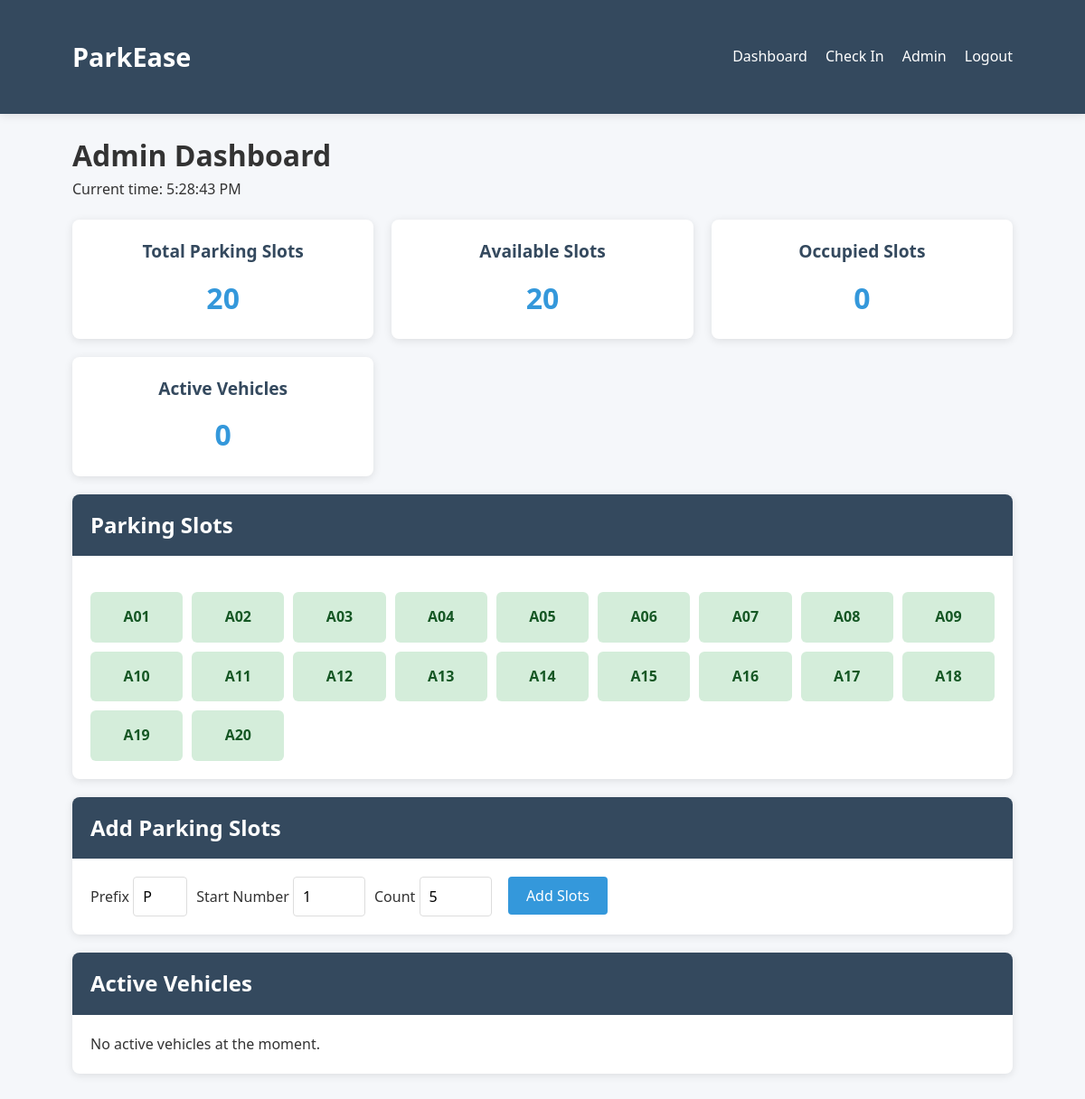
The page /admin (signed in) on the database its author committed.
### tables this page shows
CREATE TABLE parking_slots (
        id INTEGER PRIMARY KEY AUTOINCREMENT,
        slot_number TEXT UNIQUE NOT NULL,
        status TEXT NOT NULL DEFAULT 'available',
        vehicle_id INTEGER DEFAULT NULL
    );

### app.py (the view)
@app.route('/admin', methods=['GET'])
@login_required
@admin_required
def admin():
    conn = sqlite3.connect('parking_system.db')
    conn.row_factory = sqlite3.Row
    cursor = conn.cursor()
    cursor.execute("""
        SELECT * FROM parking_slots ORDER BY slot_number
    """)
    slots = cursor.fetchall()
    cursor.execute("""
        SELECT v.*, u.name as user_name, p.slot_number
        FROM vehicles v
        JOIN users u ON v.user_id = u.id
        JOIN parking_slots p ON v.parking_slot_id = p.id
        WHERE v.check_out_time IS NULL
    """)
    active_vehicles = cursor.fetchall()
    conn.close()
    return render_template('admin.html', slots=slots, active_vehicles=active_vehicles)

### app.py (called while the page is built)
def login_required(f):
    @wraps(f)
    def decorated_function(*args, **kwargs):
        if 'user_id' not in session:
            flash('Please login first', 'danger')
            return redirect(url_for('login'))
        return f(*args, **kwargs)
    return decorated_function

def admin_required(f):
    @wraps(f)
    def decorated_function(*args, **kwargs):
        if 'is_admin' not in session or session['is_admin'] != 1:
            flash('Admin access required', 'danger')
            return redirect(url_for('index'))
        return f(*args, **kwargs)
    return decorated_function

### templates/admin.html (shortened to what this page needs)
<!DOCTYPE html>
<html lang="en">
<head>
    <link rel="stylesheet" href="/static/css/style.css">
</head>
<body>
    <header class="header">
        <div class="container">
            <a href="{{ url_for('dashboard') }}" class="logo">ParkEase</a>
            <ul class="nav-links">
                <li><a href="{{ url_for('dashboard') }}">Dashboard</a></li>
                <li><a href="{{ url_for('check_in') }}">Check In</a></li>
                <li><a href="{{ url_for('admin') }}">Admin</a></li>
                <li><a href="{{ url_for('logout') }}">Logout</a></li>
            </ul>
        </div>
    </header>
    <div class="container">
        <h1>Admin Dashboard</h1>
        <p>Current time: <span id="current-time"></span></p>
        <div class="dashboard-grid">
            <div class="stats-card">
                <h3>Total Parking Slots</h3>
                <div class="number">{{ slots|length }}</div>
            </div>
            <div class="stats-card">
                <h3>Available Slots</h3>
                <div class="number">{{ slots|selectattr('status', 'equalto', 'available')|list|length }}</div>
            </div>
            <div class="stats-card">
                <h3>Occupied Slots</h3>
                <div class="number">{{ slots|selectattr('status', 'equalto', 'occupied')|list|length }}</div>
            </div>
            <div class="stats-card">
                <h3>Active Vehicles</h3>
                <div class="number">{{ active_vehicles|length }}</div>
            </div>
        </div>
        <div class="card">
            <div class="card-header">
                <h2>Parking Slots</h2>
            </div>
            <div class="card-body">
                <div id="parking-grid" class="parking-grid">
                    {% for slot in slots %}
                    <div id="slot-{{ slot.id }}" class="parking-slot slot-{{ slot.status }}" data-status="{{ slot.status }}">
                        {{ slot.slot_number }}
                    </div>
                    {% endfor %}
                </div>
            </div>
        </div>
        <div class="card">
            <div class="card-header">
                <h2>Add Parking Slots</h2>
            </div>
            <div class="card-body">
                <form action="{{ url_for('add_slots') }}" method="post" class="form-inline">
                    <div style="display: flex; gap: 10px; flex-wrap: wrap;">
                        <div>
                            <label for="prefix">Prefix</label>
                            <input type="text" id="prefix" name="prefix" class="form-control" value="P" required style="width: 60px;">
                        </div>
                        <div>
                            <label for="start_num">Start Number</label>
                            <input type="number" id="start_num" name="start_num" class="form-control" value="1" min="1" required style="width: 80px;">
                        </div>
                        <div>
                            <label for="count">Count</label>
                            <input type="number" id="count" name="count" class="form-control" value="5" min="1" max="100" required style="width: 80px;">
                        </div>
                        <div>
                            <label>&nbsp;</label>
                            <button type="submit" class="btn">Add Slots</button>
                        </div>
                    </div>
                </form>
            </div>
        </div>
        <div class="card">
            <div class="card-header">
                <h2>Active Vehicles</h2>
            </div>
            <div class="card-body">
                {% if active_vehicles %}
                <table class="table">
                    <thead>
                        <tr>
                            <th>License Plate</th>
                            <th>Type</th>
                            <th>User</th>
                            <th>Parking Slot</th>
                            <th>Check-In Time</th>
                        </tr>
                    </thead>
                    <tbody>
                        {% for vehicle in active_vehicles %}
                        <tr>
                            <td>{{ vehicle.license_plate }}</td>
                            <td>{{ vehicle.vehicle_type }}</td>
                            <td>{{ vehicle.user_name }}</td>
                            <td>{{ vehicle.slot_number }}</td>
                            <td>{{ vehicle.check_in_time }}</td>
                        </tr>
                        {% endfor %}
                    </tbody>
                </table>
                {% else %}
                <p>No active vehicles at the moment.</p>
                {% endif %}
            </div>
        </div>
    </div>
</body>
</html>

### static/css/style.css (style rules this page uses)
:root { --primary-color: #3498db; --secondary-color: #2ecc71; --danger-color: #e74c3c; --warning-color: #f39c12; --dark-color: #34495e; --light-color: #ecf0f1; --box-shadow: 0 2px 10px rgba(0, 0, 0, 0.1); }
* { box-sizing: border-box; margin: 0; padding: 0; font-family: 'Segoe UI', Tahoma, Geneva, Verdana, sans-serif; }
body { background-color: #f5f7fa; color: #333; line-height: 1.6; }
.container { width: 90%; max-width: 1200px; margin: 0 auto; padding: 20px; }
.header { background-color: var(--dark-color); color: white; padding: 20px 0; box-shadow: var(--box-shadow); }
.header .container { display: flex; justify-content: space-between; align-items: center; }
.logo { font-size: 1.8rem; font-weight: bold; text-decoration: none; color: white; }
.nav-links { display: flex; list-style: none; }
.nav-links li { margin-left: 20px; }
.nav-links a { color: white; text-decoration: none; transition: color 0.3s; }
.form-control { width: 100%; padding: 10px; border: 1px solid #ddd; border-radius: 4px; font-size: 1rem; }
.btn { display: inline-block; background: var(--primary-color); color: white; border: none; padding: 10px 20px; cursor: pointer; border-radius: 4px; font-size: 1rem; text-decoration: none; transition: background 0.3s; }
.card { background: white; border-radius: 8px; box-shadow: var(--box-shadow); margin-bottom: 20px; overflow: hidden; }
.card-header { padding: 15px 20px; background: var(--dark-color); color: white; }
.card-body { padding: 20px; }
.dashboard-grid { display: grid; grid-template-columns: repeat(auto-fill, minmax(300px, 1fr)); gap: 20px; margin: 20px 0; }
.stats-card { padding: 20px; border-radius: 8px; box-shadow: var(--box-shadow); background: white; text-align: center; }
.stats-card h3 { font-size: 1.2rem; margin-bottom: 10px; color: var(--dark-color); }
.stats-card .number { font-size: 2rem; font-weight: bold; color: var(--primary-color); }
.parking-grid { display: grid; grid-template-columns: repeat(auto-fill, minmax(100px, 1fr)); gap: 10px; margin-top: 20px; }
.parking-slot { padding: 15px 10px; text-align: center; border-radius: 6px; font-weight: bold; }
.slot-available { background-color: #d4edda; color: #155724; }

### rows shown on the page
parking_slots: slot_number "A01"
parking_slots: slot_number "A02"
parking_slots: slot_number "A03"
parking_slots: slot_number "A04"
parking_slots: slot_number "A05"
parking_slots: slot_number "A06"
parking_slots: slot_number "A07"
parking_slots: slot_number "A08"
parking_slots: slot_number "A09"
parking_slots: slot_number "A10"
parking_slots: slot_number "A11"
parking_slots: slot_number "A12"
parking_slots: slot_number "A13"
parking_slots: slot_number "A14"
parking_slots: slot_number "A15"
parking_slots: slot_number "A16"
parking_slots: slot_number "A17"
parking_slots: slot_number "A18"
parking_slots: slot_number "A19"
parking_slots: slot_number "A20"

### other values the page prints
{{ slots|length }} "20"
{{ slots|selectattr('status', 'equalto', 'available')|list|length }} "20"
{{ slots|selectattr('status', 'equalto', 'occupied')|list|length }} "0"
{{ active_vehicles|length }} "0"
